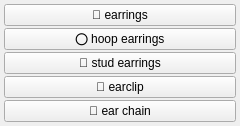
<?xml version="1.0" encoding="UTF-8"?>
<ui version="4.0">
 <class>clothes_earrings_menu</class>
 <widget class="QWidget" name="clothes_earrings_menu">
  <property name="geometry">
   <rect><x>0</x><y>0</y><width>240</width><height>60</height></rect>
  </property>
  <layout class="QGridLayout" name="grid">
   <property name="leftMargin"><number>4</number></property>
   <property name="topMargin"><number>4</number></property>
   <property name="rightMargin"><number>4</number></property>
   <property name="bottomMargin"><number>4</number></property>
   <property name="horizontalSpacing"><number>2</number></property>
   <property name="verticalSpacing"><number>2</number></property>
   <item row="0" column="0">
    <widget class="QPushButton" name="chk_earrings">
     <property name="checkable"><bool>true</bool></property>
     <property name="text"><string>💎 earrings</string></property>
     <property name="tags" stdset="0"><string>earrings</string></property>
     <property name="group" stdset="0"><string>earrings</string></property>
    </widget>
   </item>
   <item row="1" column="0">
    <widget class="QPushButton" name="chk_hoop_earrings">
     <property name="checkable"><bool>true</bool></property>
     <property name="text"><string>⭕ hoop earrings</string></property>
     <property name="tags" stdset="0"><string>hoop earrings</string></property>
     <property name="group" stdset="0"><string>earrings</string></property>
    </widget>
   </item>
   <item row="2" column="0">
    <widget class="QPushButton" name="chk_stud_earrings">
     <property name="checkable"><bool>true</bool></property>
     <property name="text"><string>💠 stud earrings</string></property>
     <property name="tags" stdset="0"><string>stud earrings</string></property>
     <property name="group" stdset="0"><string>earrings</string></property>
    </widget>
   </item>
   <item row="3" column="0">
    <widget class="QPushButton" name="chk_earclip">
     <property name="checkable"><bool>true</bool></property>
     <property name="text"><string>🧷 earclip</string></property>
     <property name="tags" stdset="0"><string>earclip</string></property>
     <property name="group" stdset="0"><string>earrings</string></property>
    </widget>
   </item>
   <item row="4" column="0">
    <widget class="QPushButton" name="chk_ear_chain">
     <property name="checkable"><bool>true</bool></property>
     <property name="text"><string>🔗 ear chain</string></property>
     <property name="tags" stdset="0"><string>ear chain</string></property>
     <property name="group" stdset="0"><string>earrings</string></property>
    </widget>
   </item>
  </layout>
 </widget>
 <resources/>
 <connections/>
</ui>
